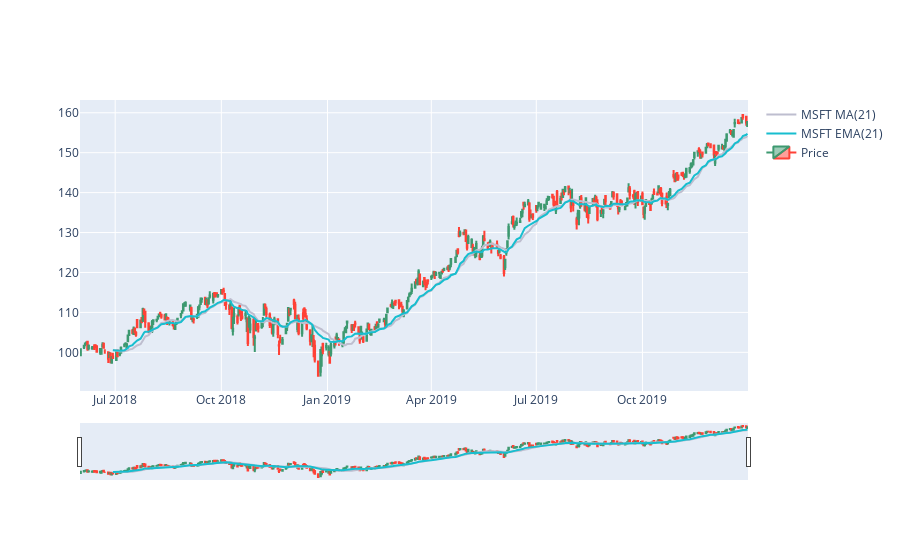

The notebook cell saved with this chart:
### Code cell
trace_ma = go.Scatter(
                x=ema_data.index,
                y=ema_data.MA,
                name = "MSFT MA(21)",
                line = dict(color = '#BEBECF'),
                opacity = 1)

trace_ema = go.Scatter(
                x=ema_data.index,
                y=ema_data.EMA,
                name = "MSFT EMA(21)",
                line = dict(color = '#17BECF'),
                opacity = 1)

trace_candles = go.Candlestick(x=msft.index,
                    open=msft.Open,
                    high=msft.High,
                    low=msft.Low,
                    close=msft.Close,
                    name = "Price")

data = [trace_ma, trace_ema, trace_candles]

fig = dict(data=data)
py.iplot(fig)

### Figure 1 — Plotly figure (JSON) as saved in the notebook; plotly's stock layout.template omitted (floating-point values rounded to 4 significant figures; data arrays with more than 128 entries replaced by an {"elided": "..."} marker saying what was removed)
{"data": [{"line": {"color": "#BEBECF"}, "name": "MSFT MA(21)", "opacity": 1, "type": "scatter", "x": {"elided": "379 str values"}, "y": {"elided": "379 float values"}}, {"line": {"color": "#17BECF"}, "name": "MSFT EMA(21)", "opacity": 1, "type": "scatter", "x": {"elided": "379 str values"}, "y": {"elided": "379 float values"}}, {"close": {"elided": "399 float values"}, "high": {"elided": "399 float values"}, "low": {"elided": "399 float values"}, "name": "Price", "open": {"elided": "399 float values"}, "type": "candlestick", "x": {"elided": "399 str values"}}], "layout": {}}
